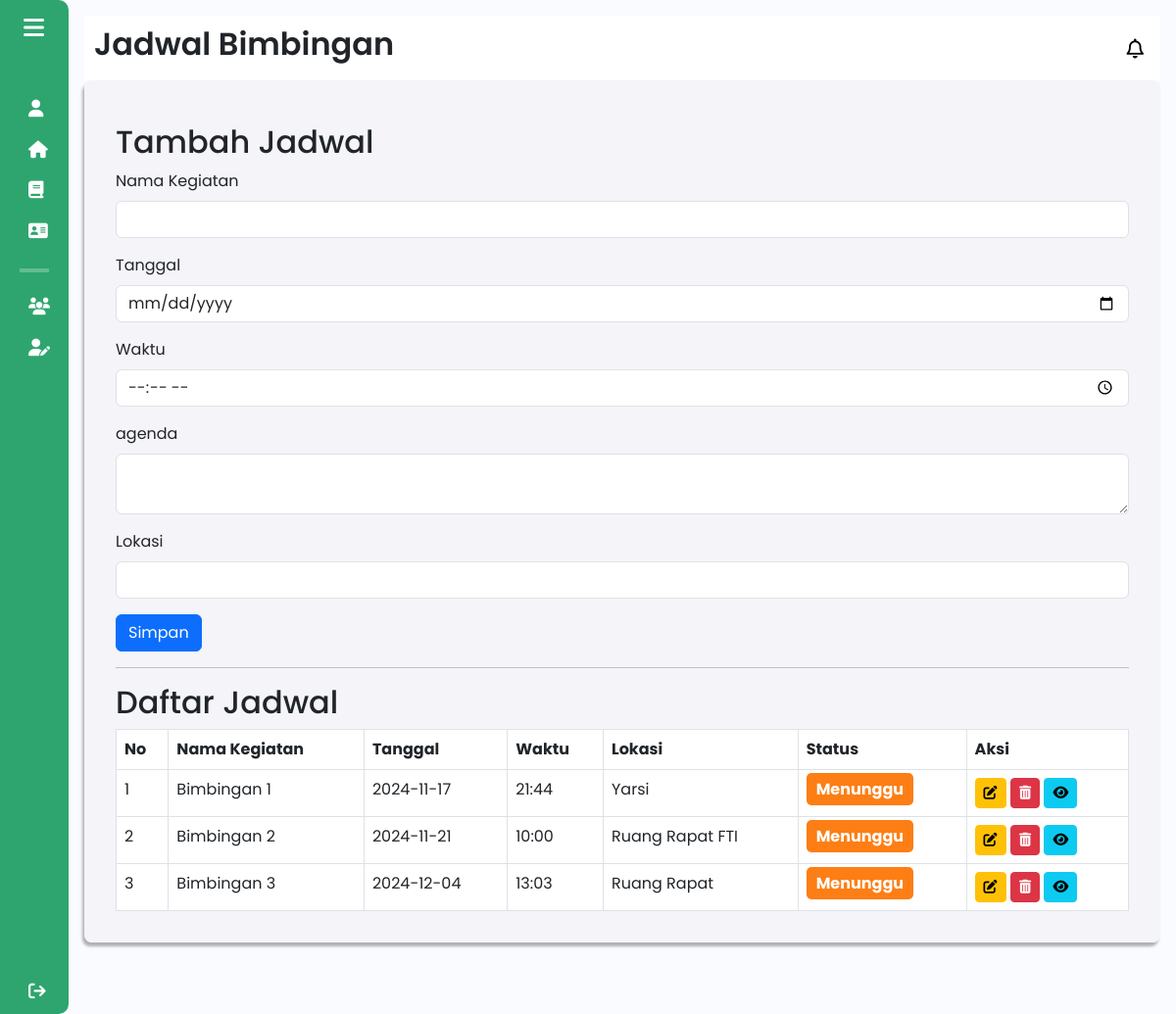
The page /components/pages/mahasiswa/jadwal_bimbingan_mahasiswa.php (signed in) on the database as committed earlier.
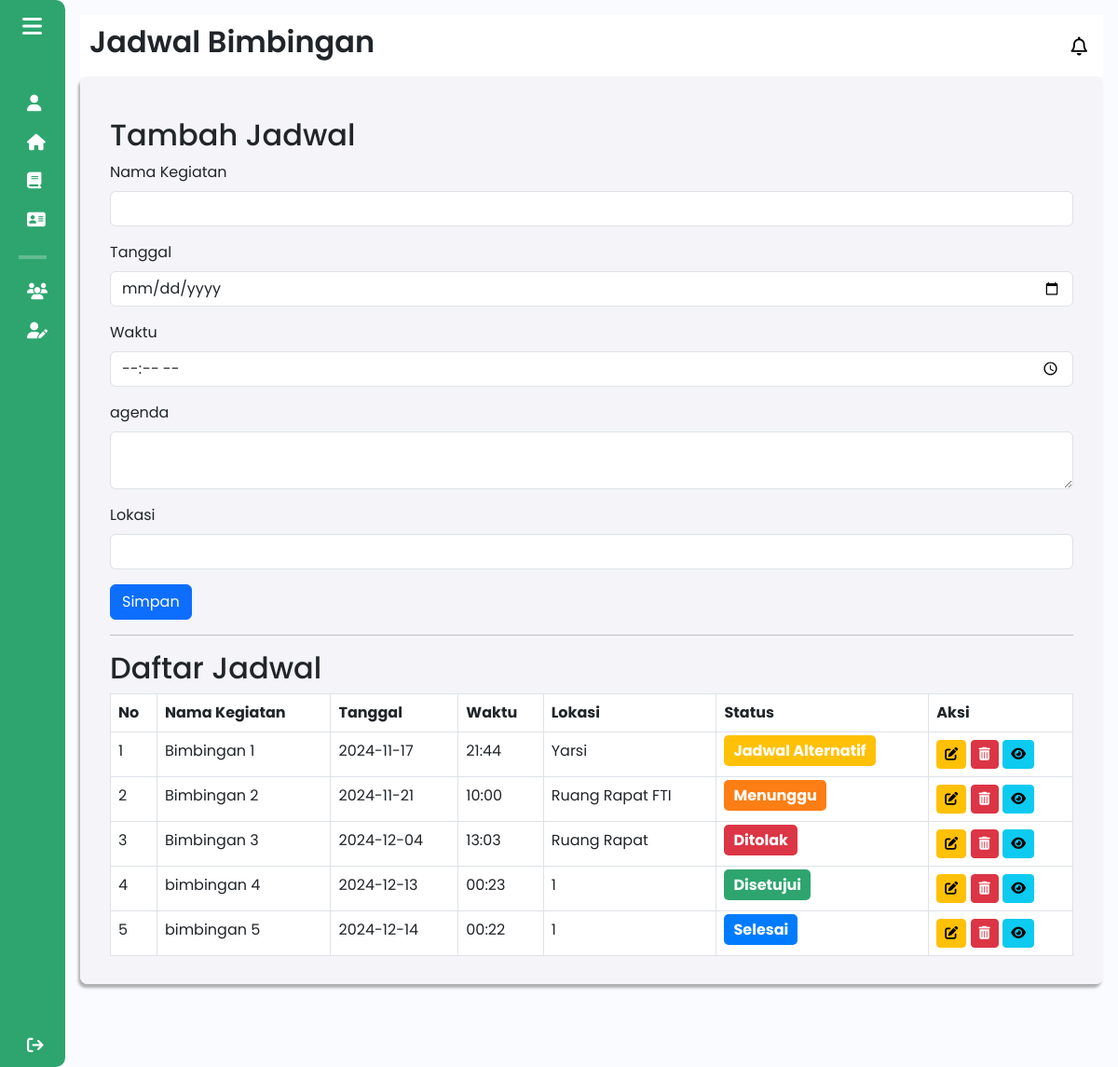
The same page on the database as committed later.
### tables this page shows
CREATE TABLE `jadwal` (
  `id` int(11) NOT NULL,
  `nama_kegiatan` varchar(255) NOT NULL,
  `tanggal` date NOT NULL,
  `waktu` varchar(5) NOT NULL,
  `agenda` text NOT NULL,
  `lokasi` varchar(255) NOT NULL,
  `feedback_mentor` varchar(1000) NOT NULL,
  `status` enum('menunggu','ditolak','disetujui','jadwal alternatif','selesai') NOT NULL
);

### components/pages/mahasiswa/jadwal_bimbingan_mahasiswa.php (the view, shortened to what this page needs)
<!DOCTYPE html>
<html lang="en">
<head>
    <link href="https://cdn.lineicons.com/4.0/lineicons.css" rel="stylesheet" />
    <link href="https://cdn.jsdelivr.net/npm/bootstrap@5.3.0-alpha3/dist/css/bootstrap.min.css" rel="stylesheet"
>
    <link rel="stylesheet" href="/Aplikasi-Kewirausahaan/assets/css/mahasiswa/jadwal_bimbingan_mahasiswa.css">
</head>
<body>
    <div class="wrapper">
                <?php
                $activePage = 'jadwal_bimbingan_mahasiswa';
                include 'sidebar_mahasiswa.php';
                ?>
                <div class="main p-3">
                    <div class="main_header">
                        <?php
                            $pageTitle = "Jadwal Bimbingan";
                            include 'header_mahasiswa.php';
                        ?>
                    </div>
                <div class="main_wrapper">
                    <div class="container mt-4">
                        <?php
                        include $_SERVER['DOCUMENT_ROOT'] . '/Aplikasi-Kewirausahaan/config/db_connection.php';
                        $edit_data = null;
                        $sql = "SELECT * FROM jadwal ORDER BY tanggal, waktu";
                        $result = $conn->query($sql);
                        ?>
                        <h2><?php echo isset($edit_data) ? "Edit Jadwal" : "Tambah Jadwal"; ?></h2>
                        <form action="" method="post">
                            <div class="mb-3">
                                <label for="nama_kegiatan" class="form-label">Nama Kegiatan</label>
                                <input type="text" name="nama_kegiatan" id="nama_kegiatan" class="form-control" required
                                    value="<?php echo isset($edit_data['nama_kegiatan']) ? $edit_data['nama_kegiatan'] : ''; ?>">
                            </div>
                            <div class="mb-3">
                                <label for="tanggal" class="form-label">Tanggal</label>
                                <input type="date" name="tanggal" id="tanggal" class="form-control" required
                                    value="<?php echo isset($edit_data['tanggal']) ? $edit_data['tanggal'] : ''; ?>">
                            </div>
                            <div class="mb-3">
                                <label for="waktu" class="form-label">Waktu</label>
                                <input type="time" name="waktu" id="waktu" class="form-control" required
                                    value="<?php echo isset($edit_data['waktu']) ? $edit_data['waktu'] : ''; ?>">
                            </div>
                            <div class="mb-3">
                                <label for="agenda" class="form-label">agenda</label>
                                <textarea name="agenda" id="agenda" class="form-control"><?php echo isset($edit_data['agenda']) ? $edit_data['agenda'] : ''; ?></textarea>
                            </div>
                            <div class="mb-3">
                                <label for="lokasi" class="form-label">Lokasi</label>
                                <input type="text" name="lokasi" id="lokasi" class="form-control"
                                    value="<?php echo isset($edit_data['lokasi']) ? $edit_data['lokasi'] : ''; ?>">
                            </div>
                            <button type="submit" class="btn btn-primary"><?php echo isset($edit_data) ? "Perbarui" : "Simpan"; ?></button>
                        </form>
                        <hr>
                        <h2>Daftar Jadwal</h2>
                        <table class="table table-bordered">
                            <thead>
                                <tr>
                                    <th>No</th>
                                    <th>Nama Kegiatan</th>
                                    <th>Tanggal</th>
                                    <th>Waktu</th>
                                    <th>Lokasi</th>
                                    <th>Status</th>
                                    <th>Aksi</th>
                                </tr>
                            </thead>
                            <tbody>
                                <?php if ($result->num_rows > 0): ?>
                                    <?php $no = 1; ?>
                                    <?php while ($row = $result->fetch_assoc()): ?>
                                        <tr>
                                            <td><?php echo $no++; ?></td>
                                            <td><?php echo htmlspecialchars($row['nama_kegiatan']); ?></td>
                                            <td><?php echo htmlspecialchars($row['tanggal']); ?></td>
                                            <td><?php echo htmlspecialchars($row['waktu']); ?></td>
                                            <td><?php echo htmlspecialchars($row['lokasi']); ?></td>
                                            <td>
                                            <span id="status-label" class="status"
                                                style="background-color: <?php
                                                    if ($row['status'] == 'disetujui') {
                                                        echo '#2ea56f';
                                                    } elseif ($row['status'] == 'ditolak') {
                                                        echo '#dc3545';
                                                    } elseif ($row['status'] == 'jadwal alternatif') {
                                                        echo '#ffc107';
                                                    } elseif ($row['status'] == 'selesai') {
                                                        echo '#007bff';
                                                    } else {
                                                        echo '#fd7e14';
                                                    }
                                                ?>;">
                                                <?php echo htmlspecialchars($row['status']); ?>
                                            </span>
                                            </td>
                                            <td>
                                                <a href="?edit_id=<?php echo $row['id']; ?>" class="btn btn-warning btn-sm">
                                                    <i class="fas fa-edit" title="Edit Jadwal Bimbingan"></i>
                                                </a>
                                                <a href="#" class="btn btn-danger btn-sm"
                                                    data-bs-toggle="modal"
                                                    data-bs-target="#deleteConfirmModal"
                                                    onclick="setDeleteUrl(<?php echo $row['id']; ?>)">
                                                    <i class="fa-solid fa-trash-can" title="Hapus Jadwal Bimbingan"></i>
                                                </a>
                                                <a href="detail_jadwal_mahasiswa.php?id=<?php echo $row['id']; ?>" class="btn btn-info btn-sm">
                                                    <i class="fa-solid fa-eye" title="Lihat Detail Jadwal Bimbingan"></i>
                                                </a>
                                            </td>
                                        </tr>
                                    <?php endwhile; ?>
                                <?php else: ?>
                                    <tr>
                                        <td colspan="8">Tidak ada jadwal tersedia.</td>
                                    </tr>
                                <?php endif; ?>
                            </tbody>
                        </table>
                    </div>
                </div>
    </div>
</body>
</html>

### components/pages/mahasiswa/sidebar_mahasiswa.php (shortened to what this page needs)
<?php
include $_SERVER['DOCUMENT_ROOT'] . '/Aplikasi-Kewirausahaan/config/db_connection.php';
$npm = $_SESSION['npm'];
$cekKelompokQuery = "
    SELECT k.npm_ketua, a.npm_anggota
    FROM kelompok_bisnis k
    LEFT JOIN anggota_kelompok a ON a.npm_anggota = '$npm'
    WHERE k.npm_ketua = '$npm' OR a.npm_anggota = '$npm'
";
$cekKelompokResult = mysqli_query($conn, $cekKelompokQuery);
$kelompokStatus = mysqli_num_rows($cekKelompokResult) > 0 ? true : false;
?>
<!DOCTYPE html>
<html lang="en">
<head>
    <link href="https://cdn.lineicons.com/4.0/lineicons.css" rel="stylesheet" />
    <link href="https://cdn.jsdelivr.net/npm/bootstrap@5.3.0-alpha3/dist/css/bootstrap.min.css" rel="stylesheet"
>
    <link rel="stylesheet" href="/Aplikasi-Kewirausahaan/assets/css/sidebar.css">
</head>
<body>
    <div class="wrapper">
        <aside id="sidebar">
            <div class="d-flex">
                <button class="toggle-btn" type="button">
                    <i class="fa-solid fa-bars"></i>
                </button>
            </div>
            <ul class="sidebar-nav">
                <li class="sidebar-item <?php echo ($activePage == 'profil') ? 'active' : ''; ?>">
                    <a href="profil_mahasiswa.php" class="sidebar-link">
                        <i class="fa-solid fa-user"></i>
                    </a>
                </li>
                <li class="sidebar-item <?php echo ($activePage == 'pagemahasiswa') ? 'active' : ''; ?>">
                    <a href="pagemahasiswa.php" class="sidebar-link">
                        <i class="fa-solid fa-house"></i>
                    </a>
                </li>
                <li class="sidebar-item <?php echo ($activePage == 'materikewirausahaan_mahasiswa') ? 'active' : ''; ?>">
                    <a href="materikewirausahaan_mahasiswa.php" class="sidebar-link">
                        <i class="fa-solid fa-book"></i>
                    </a>
                </li>
                <li class="sidebar-item <?php echo ($activePage == 'daftar_mentor_mahasiswa') ? 'active' : ''; ?>">
                    <a href="daftar_mentor_mahasiswa.php" class="sidebar-link">
                        <i class="fa-solid fa-address-card"></i>
                    </a>
                </li>
                <hr>
                <li class="sidebar-item <?php echo ($activePage == 'kelompok_bisnis_mahasiswa') ? 'active' : ''; ?>">
                    <a href="kelompok_bisnis_mahasiswa.php" class="sidebar-link">
                        <i class="fa-solid fa-users"></i>
                    </a>
                </li>
                <?php if ($kelompokStatus): ?>
                <li class="sidebar-item">
                    <a href="#" class="sidebar-link collapsed has-dropdown" data-bs-toggle="collapse"
                    data-bs-target="#kelola_bisnis_kelompok" aria-expanded="false" aria-controls="kelola_bisnis_kelompok">
                        <i class="fa-solid fa-user-pen"></i>
                    </a>
                </li>
                <?php endif; ?>
                <li class="sidebar-item sign-out">
                    <a href="/Aplikasi-Kewirausahaan/components/pages/startdashboard/dashboardawal.php" class="sidebar-link">
                        <i class="fa-solid fa-sign-out"></i>
                    </a>
                </li>
            </ul>
        </aside>
    </div>
</body>
</html>

### components/pages/mahasiswa/header_mahasiswa.php (shortened to what this page needs)
<!DOCTYPE html>
<html lang="en">
<head>
    <link href="https://cdn.lineicons.com/4.0/lineicons.css" rel="stylesheet" />
    <link href="https://cdn.jsdelivr.net/npm/bootstrap@5.3.0-alpha3/dist/css/bootstrap.min.css" rel="stylesheet"
>
    <link rel="stylesheet" href="/Aplikasi-Kewirausahaan/assets/css/header.css">
</head>
<body>
    <div class="wrapper">
        <div class="main_header">
            <h1 class="halaman"><?php echo $pageTitle ?? 'Halaman'; ?></h1>
            <a href="javascript:void(0)" class="notification" id="notificationButton">
                <i class="fa-regular fa-bell"></i>
            </a>
        </div>
    </div>
</body>
</html>

### assets/css/mahasiswa/jadwal_bimbingan_mahasiswa.css (style rules this page uses)
body { height: 100vh !important; overflow: hidden !important; }
.status { padding: 5px 10px; border-radius: 5px; font-weight: bold; color: white; text-transform: capitalize; }

### assets/css/sidebar.css (style rules this page uses)
a { text-decoration: none; }
li { list-style: none; }
h1 { font-weight: 600; font-size: 1.5rem; }
body { font-family: "Poppins", sans-serif; }
.wrapper { display: flex; }
.main { min-height: 100vh; width: 100%; overflow: hidden; transition: all 0.35s ease-in-out; background-color: #fafbfe; }
#sidebar { width: 70px; min-width: 70px; z-index: 1000; transition: all 0.25s ease-in-out; background-color: #2ea56f; display: flex; flex-direction: column; border-top-right-radius: 10px; border-bottom-right-radius: 10px; }
.toggle-btn, .toggle-btn2 { background-color: transparent; cursor: pointer; border: 0; padding: 1rem 1.5rem; }
.toggle-btn i, .toggle-btn2 i { font-size: 1.5rem; color: #fff; }
.sidebar-nav { padding: 2rem 0; flex: 1 1 auto; }
a.sidebar-link { padding: 0.625rem 1.625rem; color: #fff; display: block; font-size: 0.9rem; white-space: nowrap; border-left: 3px solid transparent; }
.sidebar-link i { font-size: 1.1rem; margin-right: 0.75rem; }
.sidebar-item { position: relative; }
.sign-out { position: fixed; bottom: 0; left: 0; }
.sidebar-nav hr { border: 2px solid white; margin-right: 20px; margin-left: 20px; }
.main_wrapper { width: 100%; height: 85vh; background-color: #f4f4f9; box-shadow: -2px 4px 3px rgba(0, 0, 0, 0.3); margin: 0; padding: 20px; overflow-y: auto; border-radius: 8px; }

### assets/css/header.css (style rules this page uses)
a { text-decoration: none; }
li { list-style: none; }
h1 { font-weight: 600; font-size: 1.5rem; }
body { font-family: "Poppins", sans-serif; }
.main_header { display: flex; justify-content: space-between; align-items: center; padding: 5px; background-color: #fff; min-height: 50px; }
.main_header h1 { font-size: xx-large; }
.notification { position: fixed; top: 10px; right: 10px; text-decoration: none; color: #000000; margin-top: 30px; margin-right: 15px; border-radius: 5px; font-size: 16px; display: flex; align-items: center; }
.notification i { margin-right: 8px; font-size: 20px; }

Rows that differ between the two databases and show on the page:
changed jadwal "Bimbingan 1": status "Menunggu" → "Jadwal Alternatif"
changed jadwal "Bimbingan 3": status "Menunggu" → "Ditolak"
added jadwal: nama_kegiatan "bimbingan 4", tanggal "2024-12-13", waktu "00:23", lokasi "1", status "Disetujui"
added jadwal: nama_kegiatan "bimbingan 5", tanggal "2024-12-14", waktu "00:22", lokasi "1", status "Selesai"
